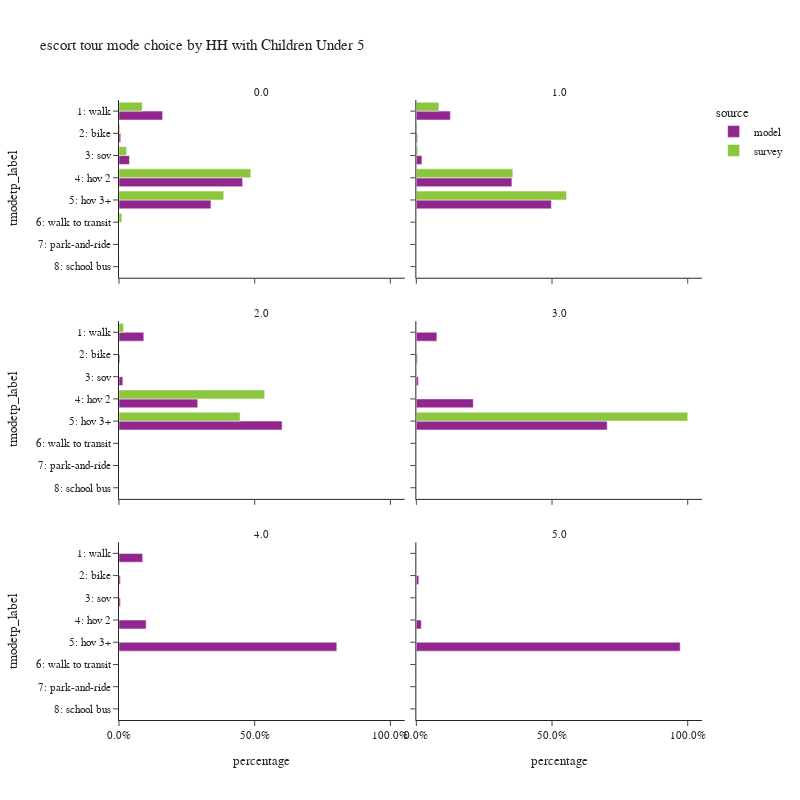

Source (notebook cell):
### Code cell
plot_mode_choice(es_tour,
                 "hhcu5",
                 {
                  "tmodetp_label":["1: walk","2: bike","3: sov","4: hov 2","5: hov 3+","6: walk to transit",
                                   "7: park-and-ride","8: school bus","9: other–survey only"]},
                 "HH with Children Under 5",2,800)

### Figure 1 — Plotly figure (JSON) as saved in the notebook; plotly's stock layout.template omitted (floating-point values rounded to 4 significant figures)
{"data": [{"alignmentgroup": "True", "customdata": [[89948], [3536], [21554], [254817], [189510]], "hovertemplate": "source=model<br>hhcu5=0.0<br>percentage=%{x}<br>tmodetp_label=%{y}<br>sample count=%{customdata[0]}<extra></extra>", "legendgroup": "model", "marker": {"color": "#91268F", "pattern": {"shape": ""}}, "name": "model", "offsetgroup": "model", "orientation": "h", "showlegend": true, "textposition": "auto", "type": "bar", "x": [0.1608, 0.006321, 0.03853, 0.4555, 0.3388], "xaxis": "x5", "y": ["1: walk", "2: bike", "3: sov", "4: hov 2", "5: hov 3+"], "yaxis": "y5"}, {"alignmentgroup": "True", "customdata": [[23721], [812], [3900], [66582], [94079]], "hovertemplate": "source=model<br>hhcu5=1.0<br>percentage=%{x}<br>tmodetp_label=%{y}<br>sample count=%{customdata[0]}<extra></extra>", "legendgroup": "model", "marker": {"color": "#91268F", "pattern": {"shape": ""}}, "name": "model", "offsetgroup": "model", "orientation": "h", "showlegend": false, "textposition": "auto", "type": "bar", "x": [0.1254, 0.004294, 0.02062, 0.3521, 0.4975], "xaxis": "x6", "y": ["1: walk", "2: bike", "3: sov", "4: hov 2", "5: hov 3+"], "yaxis": "y6"}, {"alignmentgroup": "True", "customdata": [[5556], [201], [863], [17639], [36539]], "hovertemplate": "source=model<br>hhcu5=2.0<br>percentage=%{x}<br>tmodetp_label=%{y}<br>sample count=%{customdata[0]}<extra></extra>", "legendgroup": "model", "marker": {"color": "#91268F", "pattern": {"shape": ""}}, "name": "model", "offsetgroup": "model", "orientation": "h", "showlegend": false, "textposition": "auto", "type": "bar", "x": [0.09138, 0.003306, 0.01419, 0.2901, 0.601], "xaxis": "x3", "y": ["1: walk", "2: bike", "3: sov", "4: hov 2", "5: hov 3+"], "yaxis": "y3"}, {"alignmentgroup": "True", "customdata": [[524], [25], [52], [1451], [4864]], "hovertemplate": "source=model<br>hhcu5=3.0<br>percentage=%{x}<br>tmodetp_label=%{y}<br>sample count=%{customdata[0]}<extra></extra>", "legendgroup": "model", "marker": {"color": "#91268F", "pattern": {"shape": ""}}, "name": "model", "offsetgroup": "model", "orientation": "h", "showlegend": false, "textposition": "auto", "type": "bar", "x": [0.07577, 0.003615, 0.007519, 0.2098, 0.7033], "xaxis": "x4", "y": ["1: walk", "2: bike", "3: sov", "4: hov 2", "5: hov 3+"], "yaxis": "y4"}, {"alignmentgroup": "True", "customdata": [[34], [2], [2], [39], [313]], "hovertemplate": "source=model<br>hhcu5=4.0<br>percentage=%{x}<br>tmodetp_label=%{y}<br>sample count=%{customdata[0]}<extra></extra>", "legendgroup": "model", "marker": {"color": "#91268F", "pattern": {"shape": ""}}, "name": "model", "offsetgroup": "model", "orientation": "h", "showlegend": false, "textposition": "auto", "type": "bar", "x": [0.08718, 0.005128, 0.005128, 0.1, 0.8026], "xaxis": "x", "y": ["1: walk", "2: bike", "3: sov", "4: hov 2", "5: hov 3+"], "yaxis": "y"}, {"alignmentgroup": "True", "customdata": [[1], [2], [106]], "hovertemplate": "source=model<br>hhcu5=5.0<br>percentage=%{x}<br>tmodetp_label=%{y}<br>sample count=%{customdata[0]}<extra></extra>", "legendgroup": "model", "marker": {"color": "#91268F", "pattern": {"shape": ""}}, "name": "model", "offsetgroup": "model", "orientation": "h", "showlegend": false, "textposition": "auto", "type": "bar", "x": [0.009174, 0.01835, 0.9725], "xaxis": "x2", "y": ["2: bike", "4: hov 2", "5: hov 3+"], "yaxis": "y2"}, {"alignmentgroup": "True", "customdata": [[51], [3], [28], [216], [129], [10], [3]], "hovertemplate": "source=survey<br>hhcu5=0.0<br>percentage=%{x}<br>tmodetp_label=%{y}<br>sample count=%{customdata[0]}<extra></extra>", "legendgroup": "survey", "marker": {"color": "#8CC63E", "pattern": {"shape": ""}}, "name": "survey", "offsetgroup": "survey", "orientation": "h", "showlegend": true, "textposition": "auto", "type": "bar", "x": [0.08574, 0.003575, 0.02781, 0.4856, 0.3859, 0.01063, 0.0006936], "xaxis": "x5", "y": ["1: walk", "2: bike", "3: sov", "4: hov 2", "5: hov 3+", "6: walk to transit", "8: school bus"], "yaxis": "y5"}, {"alignmentgroup": "True", "customdata": [[21], [8], [1], [57], [78]], "hovertemplate": "source=survey<br>hhcu5=1.0<br>percentage=%{x}<br>tmodetp_label=%{y}<br>sample count=%{customdata[0]}<extra></extra>", "legendgroup": "survey", "marker": {"color": "#8CC63E", "pattern": {"shape": ""}}, "name": "survey", "offsetgroup": "survey", "orientation": "h", "showlegend": false, "textposition": "auto", "type": "bar", "x": [0.08311, 0.00232, 0.005509, 0.3555, 0.5535], "xaxis": "x6", "y": ["1: walk", "2: bike", "3: sov", "4: hov 2", "5: hov 3+"], "yaxis": "y6"}, {"alignmentgroup": "True", "customdata": [[8], [16], [20]], "hovertemplate": "source=survey<br>hhcu5=2.0<br>percentage=%{x}<br>tmodetp_label=%{y}<br>sample count=%{customdata[0]}<extra></extra>", "legendgroup": "survey", "marker": {"color": "#8CC63E", "pattern": {"shape": ""}}, "name": "survey", "offsetgroup": "survey", "orientation": "h", "showlegend": false, "textposition": "auto", "type": "bar", "x": [0.01697, 0.5368, 0.4463], "xaxis": "x3", "y": ["1: walk", "4: hov 2", "5: hov 3+"], "yaxis": "y3"}, {"alignmentgroup": "True", "customdata": [[2]], "hovertemplate": "source=survey<br>hhcu5=3.0<br>percentage=%{x}<br>tmodetp_label=%{y}<br>sample count=%{customdata[0]}<extra></extra>", "legendgroup": "survey", "marker": {"color": "#8CC63E", "pattern": {"shape": ""}}, "name": "survey", "offsetgroup": "survey", "orientation": "h", "showlegend": false, "textposition": "auto", "type": "bar", "x": [1.0], "xaxis": "x4", "y": ["5: hov 3+"], "yaxis": "y4"}], "layout": {"annotations": [{"font": {}, "showarrow": false, "text": "4.0", "x": 0.245, "xanchor": "center", "xref": "paper", "y": 0.2867, "yanchor": "bottom", "yref": "paper"}, {"font": {}, "showarrow": false, "text": "5.0", "x": 0.755, "xanchor": "center", "xref": "paper", "y": 0.2867, "yanchor": "bottom", "yref": "paper"}, {"font": {}, "showarrow": false, "text": "2.0", "x": 0.245, "xanchor": "center", "xref": "paper", "y": 0.6433, "yanchor": "bottom", "yref": "paper"}, {"font": {}, "showarrow": false, "text": "3.0", "x": 0.755, "xanchor": "center", "xref": "paper", "y": 0.6433, "yanchor": "bottom", "yref": "paper"}, {"font": {}, "showarrow": false, "text": "0.0", "x": 0.245, "xanchor": "center", "xref": "paper", "y": 1.0, "yanchor": "bottom", "yref": "paper"}, {"font": {}, "showarrow": false, "text": "1.0", "x": 0.755, "xanchor": "center", "xref": "paper", "y": 1.0, "yanchor": "bottom", "yref": "paper"}], "barmode": "group", "height": 800, "legend": {"title": {"text": "source"}, "tracegroupgap": 0}, "title": {"text": "escort tour mode choice by HH with Children Under 5"}, "width": 800, "xaxis": {"anchor": "y", "domain": [0.0, 0.49], "tickformat": ".1%", "title": {"text": "percentage"}}, "xaxis2": {"anchor": "y2", "domain": [0.51, 1.0], "matches": "x", "tickformat": ".1%", "title": {"text": "percentage"}}, "xaxis3": {"anchor": "y3", "domain": [0.0, 0.49], "matches": "x", "showticklabels": false, "tickformat": ".1%"}, "xaxis4": {"anchor": "y4", "domain": [0.51, 1.0], "matches": "x", "showticklabels": false, "tickformat": ".1%"}, "xaxis5": {"anchor": "y5", "domain": [0.0, 0.49], "matches": "x", "showticklabels": false, "tickformat": ".1%"}, "xaxis6": {"anchor": "y6", "domain": [0.51, 1.0], "matches": "x", "showticklabels": false, "tickformat": ".1%"}, "yaxis": {"anchor": "x", "categoryarray": ["9: other–survey only", "8: school bus", "7: park-and-ride", "6: walk to transit", "5: hov 3+", "4: hov 2", "3: sov", "2: bike", "1: walk"], "categoryorder": "array", "domain": [0.0, 0.2867], "title": {"text": "tmodetp_label"}}, "yaxis2": {"anchor": "x2", "domain": [0.0, 0.2867], "matches": "y", "showticklabels": false}, "yaxis3": {"anchor": "x3", "categoryarray": ["9: other–survey only", "8: school bus", "7: park-and-ride", "6: walk to transit", "5: hov 3+", "4: hov 2", "3: sov", "2: bike", "1: walk"], "categoryorder": "array", "domain": [0.3567, 0.6433], "matches": "y", "title": {"text": "tmodetp_label"}}, "yaxis4": {"anchor": "x4", "domain": [0.3567, 0.6433], "matches": "y", "showticklabels": false}, "yaxis5": {"anchor": "x5", "categoryarray": ["9: other–survey only", "8: school bus", "7: park-and-ride", "6: walk to transit", "5: hov 3+", "4: hov 2", "3: sov", "2: bike", "1: walk"], "categoryorder": "array", "domain": [0.7133, 1.0], "matches": "y", "title": {"text": "tmodetp_label"}}, "yaxis6": {"anchor": "x6", "domain": [0.7133, 1.0], "matches": "y", "showticklabels": false}}}
